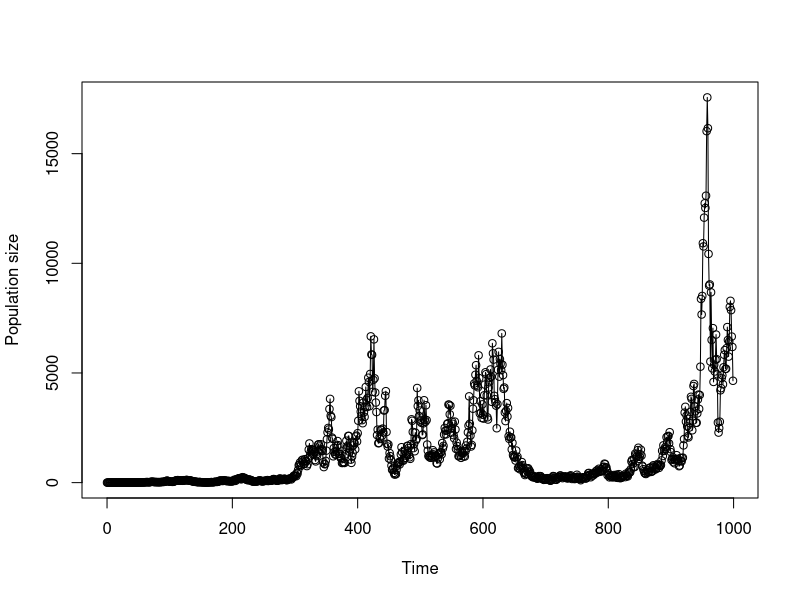
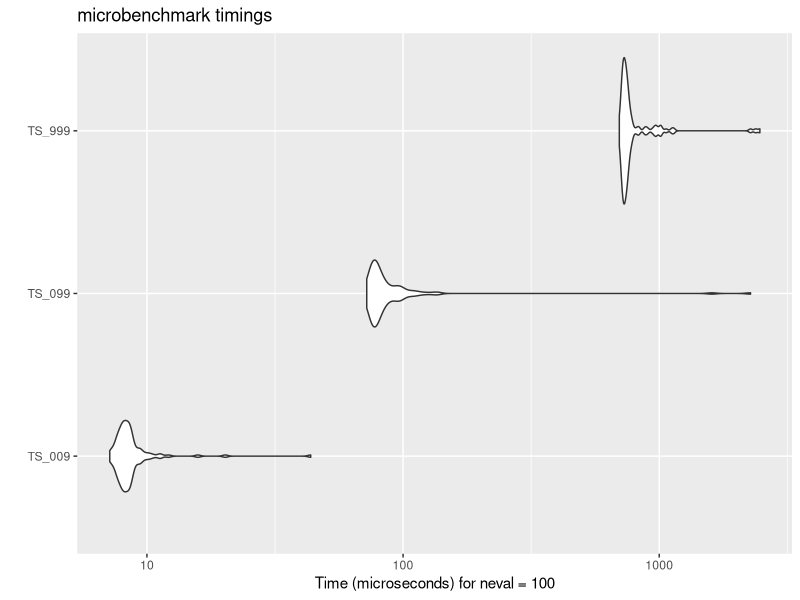

R code for these plots, in order: (Note: this script raises an error after producing the figures.)
## ---- chunk 1
knitr::opts_chunk$set(echo = TRUE)
## ---- chunk 2
set.seed(1) # for reproducibility
geom_growth_base <- function(N0 = 2,
                             T = 999,
                             lambda = 1.01,
                             sigma = 0.2){
  Nvals <- vector('numeric') # initiate a place to put the values
  Nvals[1] <- N0
  for (t in 1:T){
    Nvals[t+1] <- Nvals[t]*(lambda*exp(rnorm(1,0,sigma)))
  }
  return(Nvals)
}

# Run the simulation
out <- geom_growth_base()
# Plot the results
plot(0:999,
     out,
     xlab='Time',
     ylab='Population size',
     type='o')

## ---- chunk 3
# Default number of time points
start_time <- Sys.time()
  out <- geom_growth_base()
end_time <- Sys.time()

end_time - start_time

# Repeat with greater number of time points
start_time <- Sys.time()
  out <- geom_growth_base(T = 9E5)
end_time <- Sys.time()

end_time - start_time

# Note that the time won't be exactly the same each time (unless the seed is the same)
start_time <- Sys.time()
  out <- geom_growth_base(T = 9E5)
end_time <- Sys.time()

end_time - start_time
## ---- chunk 4
system.time(geom_growth_base(T=9E5))
## ---- chunk 5
library(microbenchmark)

comp <- microbenchmark(TS_009 = {geom_growth_base(T = 9)},
                       TS_099 = {geom_growth_base(T = 99)},
                       TS_999 = {geom_growth_base(T = 999)})
comp

library(ggplot2)
autoplot(comp)
## ---- chunk 6
set.seed(1) # for reproducibility
geom_growth_preallocated <- function(N0 = 2,
                                     T = 999,
                                     lambda = 1.01,
                                     sigma = 0.2){
  Nvals <- vector('numeric', length = T+1) # here's the only change
  Nvals[1] <- N0
  for (i in 1:T){
    Nvals[i+1] <- Nvals[i]*(lambda*exp(rnorm(1,0,sigma)))
  }
  return(Nvals)
}

# Compare the old and new simulation functions
comp <- microbenchmark(Old = {geom_growth_base(T = 9999)},
                       New = {geom_growth_preallocated(T = 9999)})
comp
## ---- chunk 7
total <- 10
pb <- txtProgressBar(min = 0, max = total, style = 3)
for(i in 1:total){
   Sys.sleep(0.1)
   setTxtProgressBar(pb, i) # update progress bar
}
close(pb)
## ---- chunk 8
data <- geom_growth_preallocated(T = 99999)

start_time <- Sys.time()
  growth_rates <- vector('numeric', (length(data)-1))
  for(i in 1:(length(data)-1)){
    growth_rates[i] <- data[i+1] / data[i]
  }
end_time <- Sys.time()
end_time-start_time
## ---- chunk 9
start_time <- Sys.time()
  growth_rates <- data[-1] / data[-length(data)]
end_time <- Sys.time()
end_time-start_time
## ---- chunk 10
n <- 5 # number of time series to create
# use replicate() to create n time series, each in a different matrix column
dat_array <- replicate(n, geom_growth_preallocated(T = 9999))
colnames(dat_array) <- paste0('Site_', 1:n)
head(dat_array) 
## ---- chunk 11
calc_growth_rates <- function(x){
  gr <- x[-1] / x[-length(x)]
  return(gr)
}
system.time({
  apply(dat_array, 2, calc_growth_rates)
})
## ---- chunk 12
dat_list <- as.list(as.data.frame(dat_array))
## ---- chunk 13
system.time({
  growth_rates <- lapply(dat_list, calc_growth_rates)
})
lapply(growth_rates, head) # look only at head of each list element
## ---- chunk 14
growth_rate_means <- lapply( lapply(dat_list, calc_growth_rates), mean)
growth_rate_means
unlist(growth_rate_means)
## ---- chunk 15
sapply( lapply(dat_list, calc_growth_rates), mean)
## ---- chunk 16
dat_list <- mapply(geom_growth_preallocated, 
                   N0 =c(Site1 = 1.8, Site2 = 2.1), # initiate simul. with diff. N0's
                   T = c(Site1= 4, Site2 = 9))      # initiate simul. with diff. T's
dat_list
sapply( lapply(dat_list, calc_growth_rates), mean)

## ---- chunk 17
library(parallel)
library(foreach)
library(doParallel)

detectCores()            # Find out how many cores your processor has
cores <- 2               # Specify the number of cores you want to use
cl <- makeCluster(cores) # Create a cluster with those cores
registerDoParallel(cl)   # Activate the cluster
system.time({
  means <- foreach(i = 1:length(dat_list), 
                          .combine = c) %dopar% { 
                            mean( dat_list[[i]] )
                            }
})
stopCluster(cl) # Stop cluster
print(means)
## ---- chunk 18
SimCalc_growth_rates <- function(n){
  N0s <- rlnorm(n)
  Ts <- round( rnorm(n, 50, 10), 0)
  data <- mapply(geom_growth_preallocated, 
                 N0 = N0s,
                 T = Ts) 
  growth_rates <- lapply(data, calc_growth_rates)
  mean_growth_rates <- sapply(growth_rates, mean, na.rm=TRUE)
  return(mean_growth_rates)
}
## ---- chunk 19
Rprof(line.profiling=TRUE)
  out <- SimCalc_growth_rates(1000)
Rprof(NULL)

summaryRprof()
summaryRprof(lines='show')
